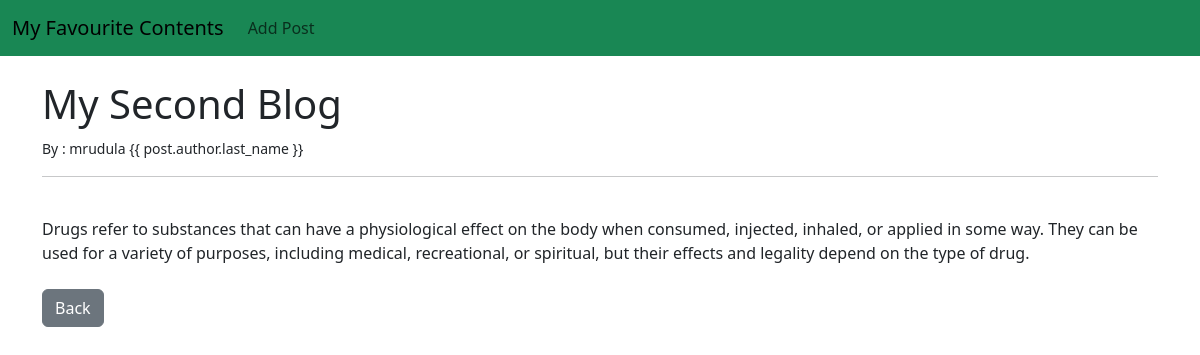
Page /article/3/ on the committed database.
### theblog/models.py (models this page shows, shortened)
class Post(models.Model):
    title=models.CharField(max_length=250)
    title_tag=models.CharField(max_length=250,default="My Favourite Contents")
    author=models.ForeignKey(User,on_delete=models.CASCADE)
    body=models.TextField()

### theblog/views.py (the view)
# urls.py: path('article/<int:pk>/',ArticleDetailView.as_view(), name='article-detail'),
class ArticleDetailView(DetailView):
    model=Post
    template_name='article_details.html'

### theblog/templates/article_details.html (shortened to what this page needs)
{% extends 'base.html' %}
{% block content %}
<h1>{{ post.title }}</h1>
<small>By : {{ post.author.first_name }} {{
post.author.last_name }}</small><br />
<hr>
<br />
{{post.body}}
<br /><br />
<a href="{% url 'home' %}" class="btn btn-secondary">Back</a>
{% endblock %}

### rows in the picture
Post: title "My Second Blog", author.first_name "mrudula", body "Drugs refer to substances that can have a physiological effect on the body when consumed, injected, inhaled, or applied in some way. They can be used for a variety of purposes, including medical, recreational, or spiritual, but their effects and legality depend on the type of drug."
